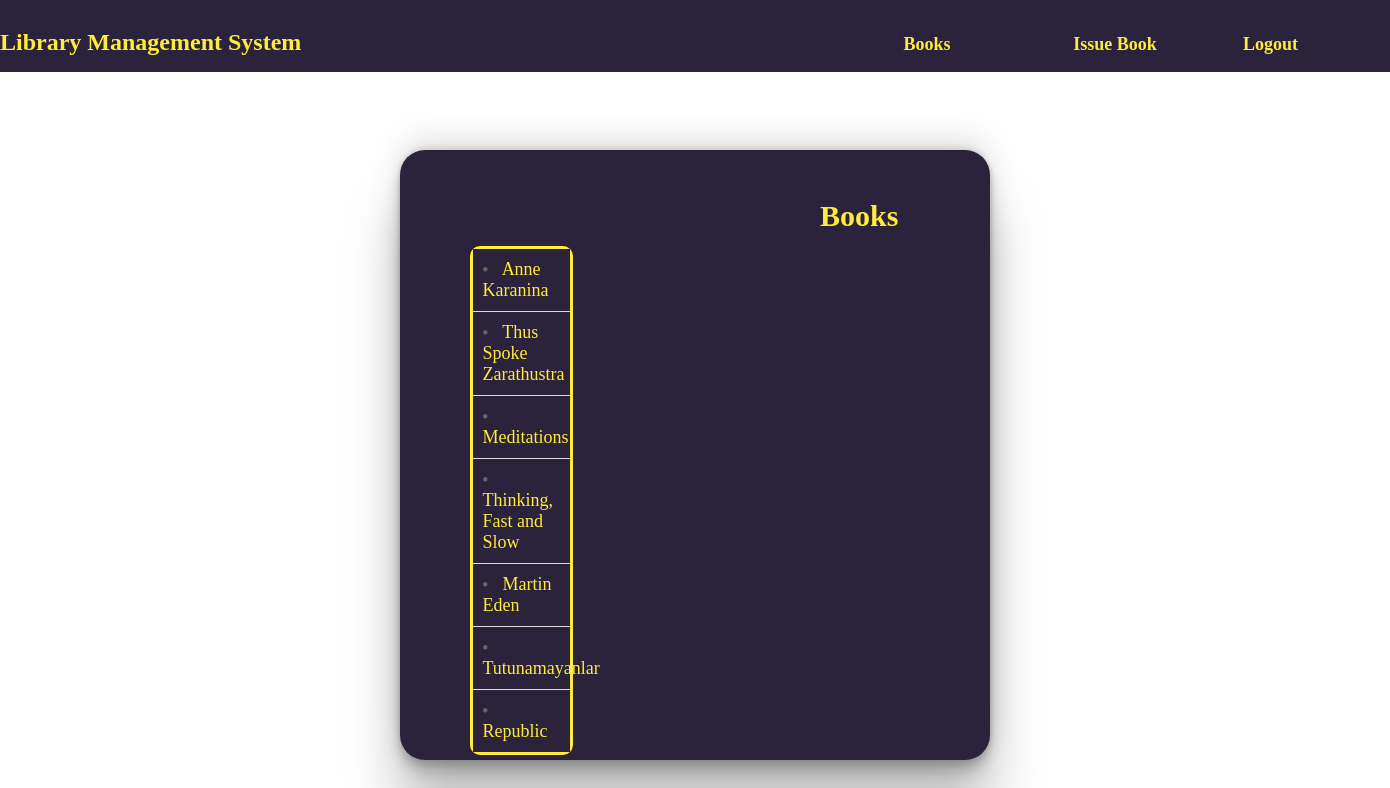
/books, run on the app's committed database.
### libraryapp/models.py (models this page shows, shortened)
class Books(models.Model):
    name = models.CharField(max_length=50)

### libraryapp/views.py (the view)
# urls.py: path('books', views.books, name='books'),
def books(request):
    books=Books.objects.all()
    return render (request,"books.html",{'books':books})

### templates/books.html (shortened to what this page needs)
{% extends 'layout.html' %}
{% load static %}
{% block css_files %}
    <link rel="stylesheet" href="{% static 'css/style2.css' %}">
{% endblock %}
{% block content %}
<div class="container">
    <div class="sol">
        <h1>Library Management System</h1>
    </div>
    <div class="sağ">
        <div class="Admin">
                <a class="memo" href="{% url 'books' %}">Books</a>
        </div>
        <div class="Register">
            <a class="memo" href="{% url 'issue' %}">Issue Book</a>
        </div>
        <div class="Student">
            <a class="memo" href="{% url 'logout' %}">Logout</a>
        </div>
    </div>
</div>
<div class="registerpanel">
        <div class="registertext">
            <h1 id="registertext">Books</h1>
        </div>
        <ul class="styled-list">
            {% for book in books %}
            <li class="eleman"> {{ book.name }}</li>
            {% endfor %}
        </ul>
</div>
{% endblock %}

### libraryapp/static/css/style2.css (style rules this page uses)
body { background-size: cover; background-image: url("/static/images/foto.jpg"); }
.styled-list { list-style-type: none; margin: 0; padding: 0; font-family: "Copperplate Gothic Light"; position: absolute; top: 12vh; left: 5vw; right: 30vw; color: #2a233b; border: #ffeb3b solid ; border-radius: 10px; }
.styled-list li { padding: 10px; border-bottom: 1px solid #ddd; background-color: #f2f2f2; font-size: 18px; color: #444; color: #ffeb3b; background-color: #2a233b; }
.styled-list li:last-child { border-bottom: none; }
.styled-list li:before { content: "\2022"; color: #666; font-size: 16px; margin-right: 10px; font-weight: bold; }
.eleman { padding: 10px; color: #2a233b; }
#registertext { position: absolute; color: #ffeb3b; left: 420px; top: 20px; font-family: "Copperplate Gothic Light"; font-size: 30px; font-style: normal; font-variant: normal; font-weight: 700; line-height: 52.8px; }
.registerpanel { background-color: #2a233b; position: absolute; top: 150px; bottom: 40px; right: 400px; left:400px; border-radius: 25px; box-shadow: rgba(0, 0, 0, 0.25) 0px 54px 55px, rgba(0, 0, 0, 0.12) 0px -12px 30px, rgba(0, 0, 0, 0.12) 0px 4px 6px, rgba(0, 0, 0, 0.17) 0px 12px 13px, rgba(0, 0, 0, 0.09) 0px -3px 5px; }
.container { background-color: #2a233b; height: 9vh; position: absolute; top: 0px; left: 0px; right: 0px; color: #ffeb3b; }
.memo { text-decoration: none; color: #ffeb3b; font-size: large; position: relative; top: 10px; }
.sol { font-family: "Copperplate Gothic Light"; font-size: 12px; font-style: normal; font-variant: normal; font-weight: 700; line-height: 52.8px; }
.sağ { width: 50vw; position: absolute; left: 65vw; color:#ffeb3b; top: 0px; font-family: "Copperplate Gothic Light"; font-size: 12px; font-style: normal; font-variant: normal; font-weight: 700; line-height: 52.8px; }
.Admin { display: inline-block; width: 12vw; position: relative; top: 8px; }
.Register { display: inline-block; width: 12vw; position: relative; top: 8px; }
.Student { display: inline-block; width: 12vw; position: relative; top: 8px; }

### data on the page
Books: name "Anne Karanina"
Books: name "Thus Spoke Zarathustra"
Books: name "Meditations"
Books: name "Thinking, Fast and Slow"
Books: name "Martin Eden"
Books: name "Tutunamayanlar"
Books: name "Republic"
